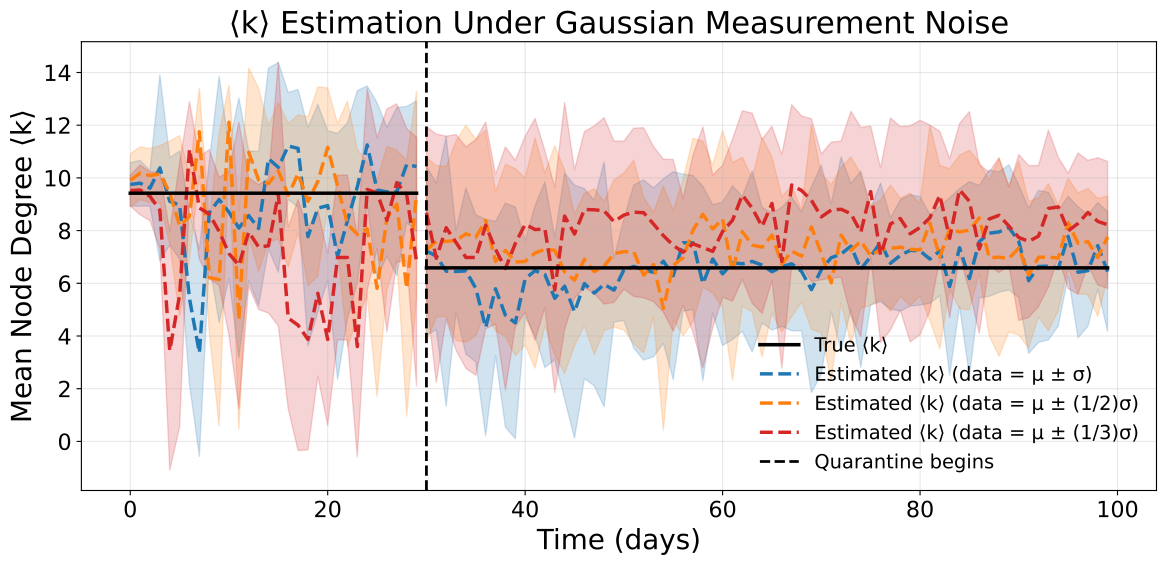

Generate this figure with Python:
# ---------------------------------------------------------------------------
# Data generation order — ALL 6 runs below write to the SAME
# experiment_data/mfa_xy_data.txt, in this exact order (each run appends a
# pre-/post-quarantine sample pair, i.e. 2 entries). The plotting logic below
# assumes samples[0:6] are the 3 Gaussian levels and samples[6:12] are the
# 3 Poisson levels, in the order listed here.
#
# clear=True truncates write_file AND regenerates a new random network, so use
# it ONLY on run 1; use clear=False on runs 2-6 so they append to the same file
# and reuse the same network as run 1 (otherwise the "True <k>" curve won't be
# comparable across noise levels).
#
#   1. clear=True,  noise_type="gaussian", gaussian_noise_scale=0.33   (sigma)
#   2. clear=False, noise_type="gaussian", gaussian_noise_scale=0.165  (1/2 sigma)
#   3. clear=False, noise_type="gaussian", gaussian_noise_scale=0.11   (1/3 sigma)
#   4. clear=False, noise_type="poisson", poisson_noise_scale=1/9
#   5. clear=False, noise_type="poisson", poisson_noise_scale=1/4
#   6. clear=False, noise_type="poisson", poisson_noise_scale=1
# ---------------------------------------------------------------------------

import extract_mfa
import matplotlib.pyplot as plt
import numpy as np

plt.rcParams.update({
    "font.size": 18,
    "axes.titlesize": 22,
    "axes.labelsize": 20,
    "xtick.labelsize": 16,
    "ytick.labelsize": 16,
    "legend.fontsize": 14,
    "lines.linewidth": 2.5,
})

FIGURE_SIZE_LINE = (12, 6)


def align_true_to_est(sample):
    x_est = np.array(sample["w1 Estimated"]["x"])
    y_est = np.array(sample["w1 Estimated"]["y"])
    x_true = np.array(sample["w1 True (Mean Node Degree)"]["x"])
    y_true = np.array(sample["w1 True (Mean Node Degree)"]["y"])
    mask = np.isin(x_true, x_est)
    return x_est, y_est, y_true[mask]


def mean_std(runs):
    runs = np.array(runs)
    return runs.mean(axis=0), runs.std(axis=0)


def plot_k_est(noise_groups, title, out_path):
    fig, ax = plt.subplots(figsize=FIGURE_SIZE_LINE)

    # True <k> (same underlying network for all noise levels — use the first group's sample)
    _, first_pre, first_post, _ = noise_groups[0]
    x_pre0, _, y_true_pre = align_true_to_est(first_pre)
    x_post0, _, y_true_post = align_true_to_est(first_post)

    ax.plot(x_pre0, y_true_pre, color="black", linestyle="-", label="True ⟨k⟩", zorder=5)
    ax.plot(x_post0, y_true_post, color="black", linestyle="-", zorder=5)

    split_point = x_pre0[-1] + 1

    for label, pre, post, color in noise_groups:
        x_pre, y_pre_est, _ = align_true_to_est(pre)
        x_post, y_post_est, _ = align_true_to_est(post)

        pre_mean, pre_std = mean_std(pre["w1 all runs"]["y"])
        post_mean, post_std = mean_std(post["w1 all runs"]["y"])

        ax.plot(x_pre, y_pre_est, color=color, linestyle="--",
                label=f"Estimated ⟨k⟩ ({label})")
        ax.plot(x_post, y_post_est, color=color, linestyle="--")

        ax.fill_between(x_pre, pre_mean - pre_std, pre_mean + pre_std,
                        color=color, alpha=0.2)
        ax.fill_between(x_post, post_mean - post_std, post_mean + post_std,
                        color=color, alpha=0.2)

    ax.axvline(split_point, color="black", linestyle="--", linewidth=2,
               label="Quarantine begins")

    ax.set_xlabel("Time (days)")
    ax.set_ylabel("Mean Node Degree ⟨k⟩")
    ax.set_title(title)

    ax.legend(frameon=False)
    ax.grid(True, alpha=0.3)

    plt.tight_layout()
    plt.savefig(out_path, format="pdf", bbox_inches="tight")
    plt.show()
    plt.close(fig)


# All 12 samples (6 Gaussian, then 6 Poisson) live in one file, in that order.
samples = extract_mfa.parse_sample_data("experiment_data/mfa_xy_data.txt")

# ---------------------------
# Gaussian noise plot
# ---------------------------
gaussian_samples = samples[0:6]

# samples[0,1]: sigma=1, samples[2,3]: sigma=1/2, samples[4,5]: sigma=1/3
gaussian_groups = [
    (r"data = μ ± σ", gaussian_samples[0], gaussian_samples[1], "#1f77b4"),
    (r"data = μ ± (1/2)σ", gaussian_samples[2], gaussian_samples[3], "#ff7f0e"),
    (r"data = μ ± (1/3)σ", gaussian_samples[4], gaussian_samples[5], "#d62728"),
]

plot_k_est(gaussian_groups, "⟨k⟩ Estimation Under Gaussian Measurement Noise",
           "result_figures/noisy_k_est.pdf")

# ---------------------------
# Poisson noise plot
# ---------------------------
poisson_samples = samples[6:12]

# samples[0,1]: scale=1/9, samples[2,3]: scale=1/4, samples[4,5]: scale=1
poisson_groups = [
    (r"data = λ ± (1/3)√λ", poisson_samples[0], poisson_samples[1], "#1f77b4"),
    (r"data = λ ± (1/2)√λ", poisson_samples[2], poisson_samples[3], "#ff7f0e"),
    (r"data = λ ± √λ", poisson_samples[4], poisson_samples[5], "#d62728"),
]

plot_k_est(poisson_groups, "⟨k⟩ Estimation Under Poisson Measurement Noise",
           "result_figures/noisy_k_est_poisson.pdf")
